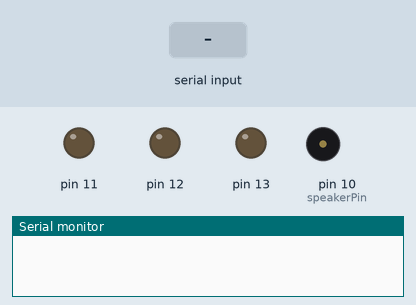
This sketch was run on a simulated Arduino Uno, built with avr-gcc and run on an emulated ATmega328P. Parts: output pins drawn as LEDs (lit = HIGH), buzzer (waves = sounding), the last lines printed to the serial monitor. Dashed ring = blinking. The test bench sets the inputs (shaded band).

Above: at 1.2 s.
1.3 s: "a" received over Serial
At 1.45 s:
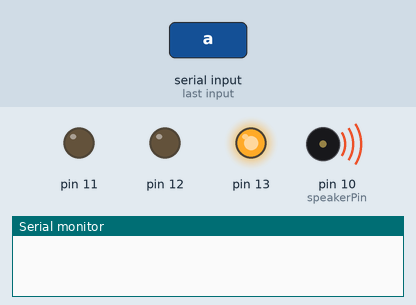
4.3 s: byte 102 ('f') received over Serial
At 5.35 s:
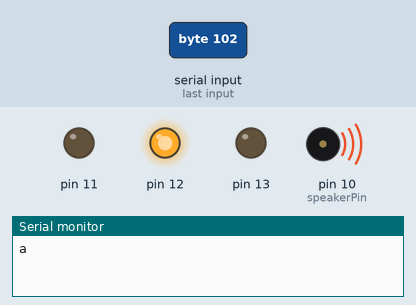
7.3 s: byte 70 ('F') received over Serial
At 9.25 s:
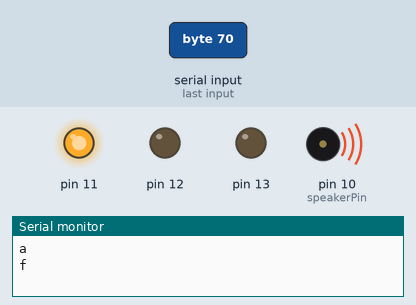
10.3 s: byte 103 ('g') received over Serial
At 10.67 s:
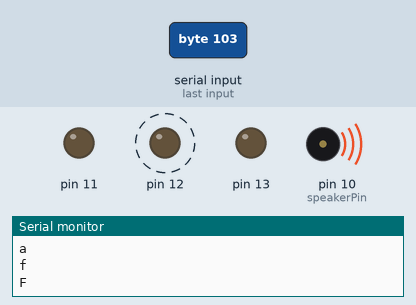
13.3 s: byte 71 ('G') received over Serial
At 14.35 s:
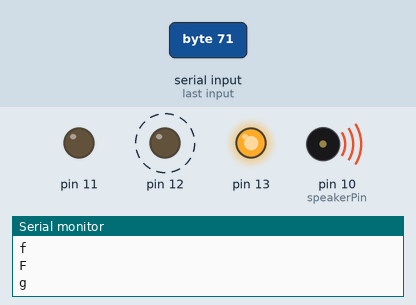
16.3 s: byte 104 ('h') received over Serial
At 16.45 s:
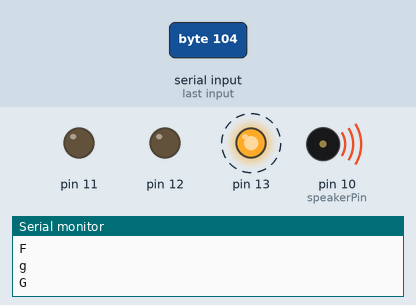
Timing chart, 0 to 20.1 s (numbered marks = the images above; inputs shaded):
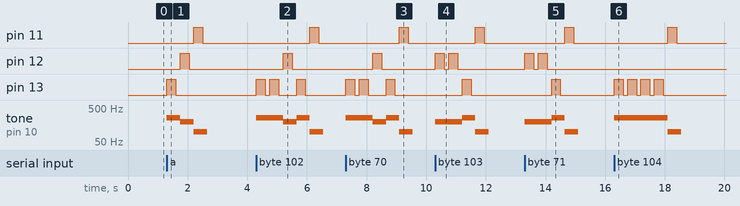

Measured:
- after the input at 1.3 s, pin 11: LOW → HIGH after 0.90 s, → LOW 0.30 s later; pin 12: LOW → HIGH after 0.45 s, → LOW 0.30 s later; pin 13: LOW → HIGH at once, → LOW 0.30 s later; tone on pin 10 (speakerPin): silent → 260 Hz at once, → 200 Hz 0.45 s later, → 100 Hz 0.45 s later, → silent 0.45 s later
- after the input at 4.3 s, pin 11: LOW → HIGH after 1.8 s, → LOW 0.30 s later; pin 12: LOW → HIGH after 0.90 s, → LOW 0.30 s later
- after the input at 7.3 s, pin 11: LOW → HIGH after 1.8 s, → LOW 0.30 s later; pin 12: LOW → HIGH after 0.90 s, → LOW 0.30 s later
- after the input at 10.3 s, pin 11: LOW → HIGH after 1.4 s, → LOW 0.30 s later; pin 12: alternates HIGH for 0.30 s and LOW for 0.15 s, 4 changes in all, then stays LOW, starting at once
- after the input at 13.3 s, pin 11: LOW → HIGH after 1.4 s, → LOW 0.30 s later; pin 12: alternates HIGH for 0.30 s and LOW for 0.15 s, 4 changes in all, then stays LOW, starting at once
- after the input at 16.3 s, pin 11: LOW → HIGH after 1.8 s, → LOW 0.30 s later; pin 13: alternates HIGH for 0.30 s and LOW for 0.15 s, 8 changes in all, then stays LOW, starting at once; tone on pin 10 (speakerPin): silent → 260 Hz at once, → 100 Hz 1.8 s later, → silent 0.45 s later

The sketch:

Morse_Code.ino
```cpp
// Much of the code was constructed based around this source https://www.instructables.com/id/Arduino-Morse-Code/, however was heavily modified in favour of more cleaner code.
// I also followed along with the international morse code alphabet https://en.wikipedia.org/wiki/Morse_code#/media/File:International_Morse_Code.svg to help with setting up and syncing the
// multiple LEDs.
char input;
int speakerPin = 10;
void setup () {
  pinMode (13, OUTPUT);
  pinMode (12, OUTPUT);
  pinMode (11, OUTPUT);
  pinMode(speakerPin, OUTPUT);
  Serial.begin(9600);
}

void loop () {
  //Section modified from used source, as it seemed as though the use case statements were
  // a little unecessary as a series of if statements seemed far more efficient in terms of functionality.
  if (Serial.available()) {
    input = Serial.read();
    if (input == 'a' || input == 'A') {lA();}
    if (input == 'b' || input == 'B') {lB();}
    if (input == 'c' || input == 'C') {lC();}
    if (input == 'd' || input == 'D') {lD();}
    if (input == 'e' || input == 'E') {lE();}
    if (input == 'f' || input == 'F') {lF();}
    if (input == 'g' || input == 'G') {lG();}
    if (input == 'h' || input == 'H') {lH();}
    if (input == 'i' || input == 'I') {lI();}
    if (input == 'j' || input == 'J') {lJ();}
    if (input == 'k' || input == 'K') {lK();}
    if (input == 'l' || input == 'L') {lL();}
    if (input == 'm' || input == 'M') {lM();}
    if (input == 'n' || input == 'N') {lN();}
    if (input == 'o' || input == 'O') {lO();}
    if (input == 'p' || input == 'P') {lP();}
    if (input == 'q' || input == 'Q') {lQ();}
    if (input == 'r' || input == 'R') {lR();}
    if (input == 's' || input == 'S') {lS();}
    if (input == 't' || input == 'T') {lT();}
    if (input == 'u' || input == 'U') {lU();}
    if (input == 'v' || input == 'V') {lV();}
    if (input == 'w' || input == 'W') {lW();}
    if (input == 'x' || input == 'X') {lX();}
    if (input == 'y' || input == 'Y') {lY();}
    if (input == 'z' || input == 'Z') {lZ();}
    if (input == '1') {n1();}
    if (input == '2') {n2();}
    if (input == '3') {n3();}
    if (input == '4') {n4();}
    if (input == '5') {n5();}
    if (input == '6') {n6();}
    if (input == '7') {n7();}
    if (input == '8') {n8();}
    if (input == '9') {n9();}
    if (input == '0') {n0();}
    if (input == ' ') {space();}
    Serial.println (input);
  }
}
//End of Modified Code.

void lA () {dot();dash();shortspace();}
void lB () {dash();dot();dot();dot();shortspace();}
void lC () {dash();dot();dash();dot();shortspace();}
void lD () {dash();dot();dot();shortspace();}
void lE () {dot();shortspace();}
void lF () {dot();dot();dash();dot();shortspace();}
void lG () {dash();dash();dot();shortspace();}
void lH () {dot();dot();dot();dot();shortspace();}
void lI () {dot();dot();shortspace();}
void lJ () {dot();dash();dash();dash();shortspace();}
void lK () {dash();dot();dash();shortspace();}
void lL () {dot();dash();dot();dot();shortspace();}
void lM () {dash();dash();shortspace();}
void lN () {dash();dot();shortspace();}
void lO () {dash();dash();dash();shortspace();}
void lP () {dot();dash();dash();dot();shortspace();}
void lQ () {dash();dash();dot();dash();shortspace();}
void lR () {dot();dash();dot();shortspace();}
void lS () {dot();dot();dot();shortspace();}
void lT () {dash();shortspace();}
void lU () {dot();dot();dash();shortspace();}
void lV () {dot();dot();dot();dash();shortspace();}
void lW () {dot();dash();dash();shortspace();}
void lX () {dash();dot();dot();dash();shortspace();}
void lY () {dash();dot();dash();dash();shortspace();}
void lZ () {dash();dash();dot();dot();shortspace();}
void n1 () {dot();dash();dash();dash();dash();shortspace();}
void n2 () {dot();dot();dash();dash();dash();shortspace();}
void n3 () {dot();dot();dot();dash();dash();shortspace();}
void n4 () {dot();dot();dot();dot();dash();shortspace();}
void n5 () {dot();dot();dot();dot();dot();shortspace();}
void n6 () {dash();dot();dot();dot();dot();shortspace();}
void n7 () {dash();dash();dot();dot();dot();shortspace();}
void n8 () {dash();dash();dash();dot();dot();shortspace();}
void n9 () {dash();dash();dash();dash();dot();shortspace();}
void n0 () {dash();dash();dash();dash();dash();shortspace();}

// geen light
void space () {
  digitalWrite(11, HIGH);
  tone(speakerPin, 300);
  delay (300);
  digitalWrite(11, LOW);
  delay(150);
  noTone(speakerPin);
  }//space between words

// red light
void dot () {
  digitalWrite(13, HIGH);
  tone(speakerPin, 260);
  delay (300);
  digitalWrite(13, LOW);
  delay (150);
  noTone(speakerPin);
  }

// blue light
void dash () {
  digitalWrite(12, HIGH);
  tone(speakerPin, 200);
  delay (300);
  digitalWrite(12, LOW);
  delay (150);
  noTone(speakerPin);
  }

// green light
void shortspace () {
  digitalWrite(11, HIGH);
  tone(speakerPin, 100);
  delay(300);
  digitalWrite(11, LOW);
  delay(150);
  noTone(speakerPin);
  }//space between letters
```
